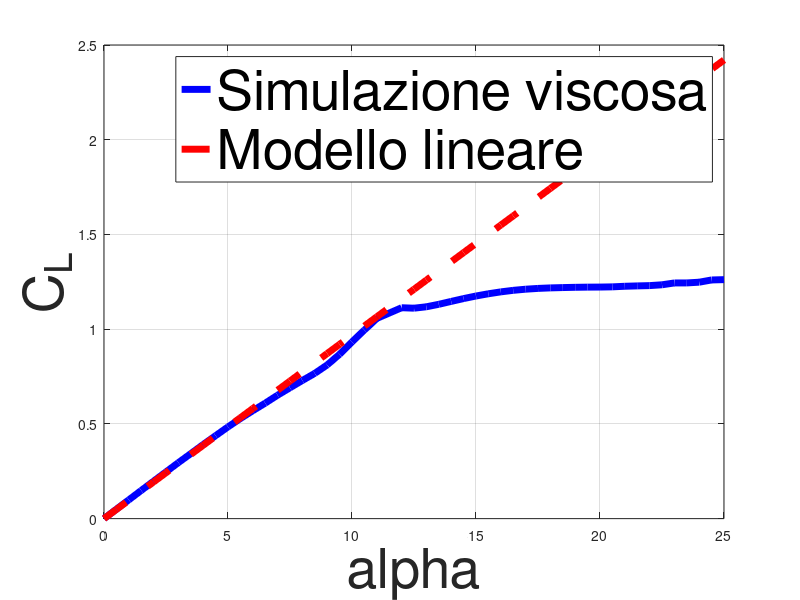

The MATLAB source for this figure: (Note: this script raises an error after producing the figure.)
%% Grafico Cl(alpha) NACA 0024 simulazione viscosa
clear
close all
clc

% Si riportano i dati da XFoil
alpha=[0:0.5:11,12:0.5:25];
Cl= [0 0.0498 0.0990 0.1486 0.1978 0.2467 0.2956 0.3432 0.3913 0.4378 0.4842...
    0.5283 0.5695 0.6095 0.6516 0.6906 0.7294 0.7669 0.8113 0.8677 0.9330 0.9955...
    1.0567 1.1132 1.1108 1.1182 1.1313 1.1466 1.1615 1.1751 1.1869 1.1969 1.2050...
    1.2110 1.2152 1.2179 1.2196 1.2210 1.2219 1.2223 1.2234 1.2265 1.2284 1.2300...
    1.2343 1.2440 1.2441 1.2480 1.2598 1.2615];
plot(alpha, Cl, 'LineWidth',5,'Color','b')
hold on
plot(alpha,Cl(11)/alpha(11).*alpha,'LineWidth',5,'LineStyle','--','Color','r')
grid on
legend('Simulazione viscosa','Modello lineare','FontSize',40)
xlabel('alpha','FontSize',40)
ylabel('C_L','FontSize',40)
ax=gca;
ax.FontSize=40;
title('C_L(\alpha) NACA 0024 con simulazione viscosa XFoil','FontSize',50)